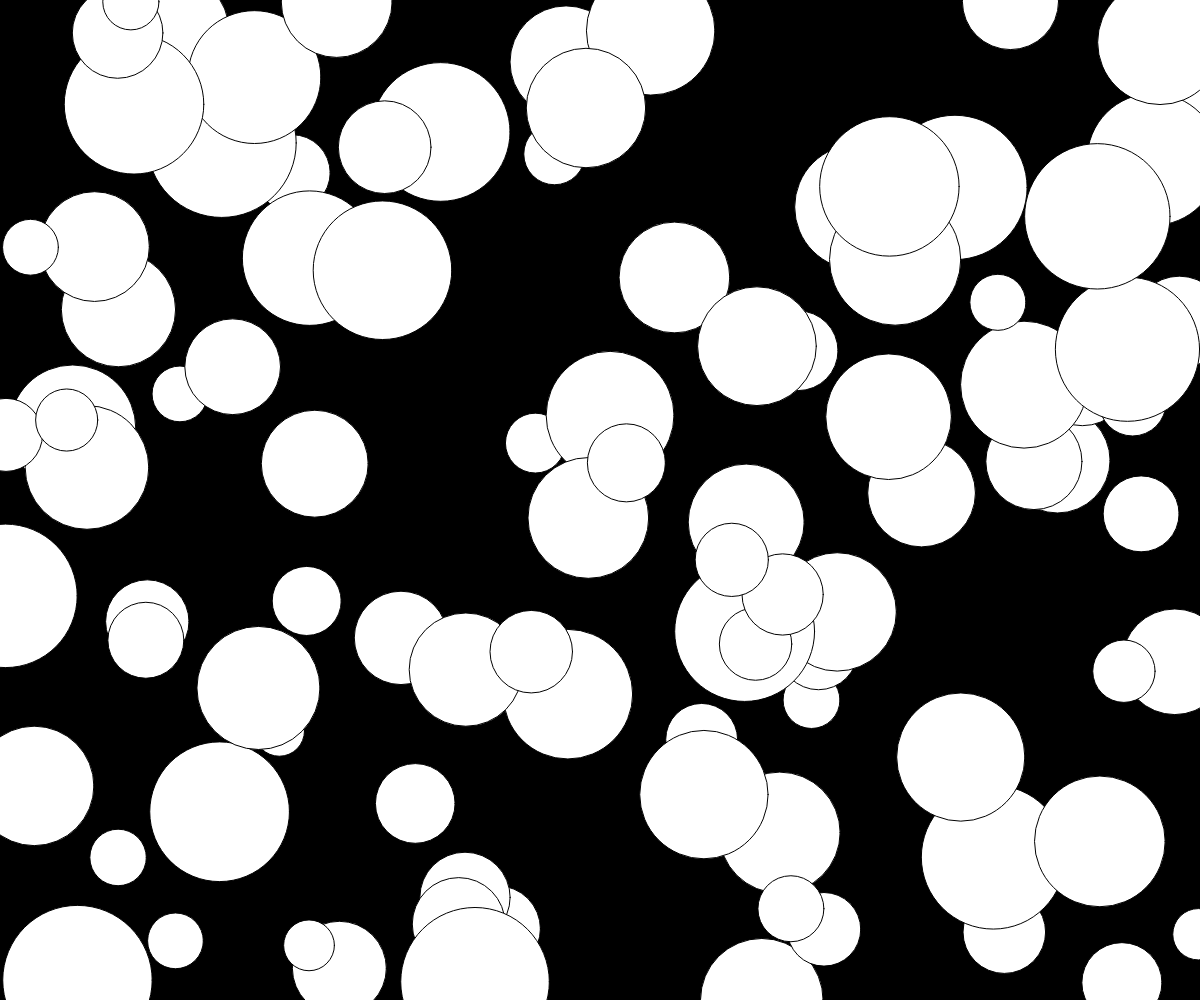
Frame 1 (no input)
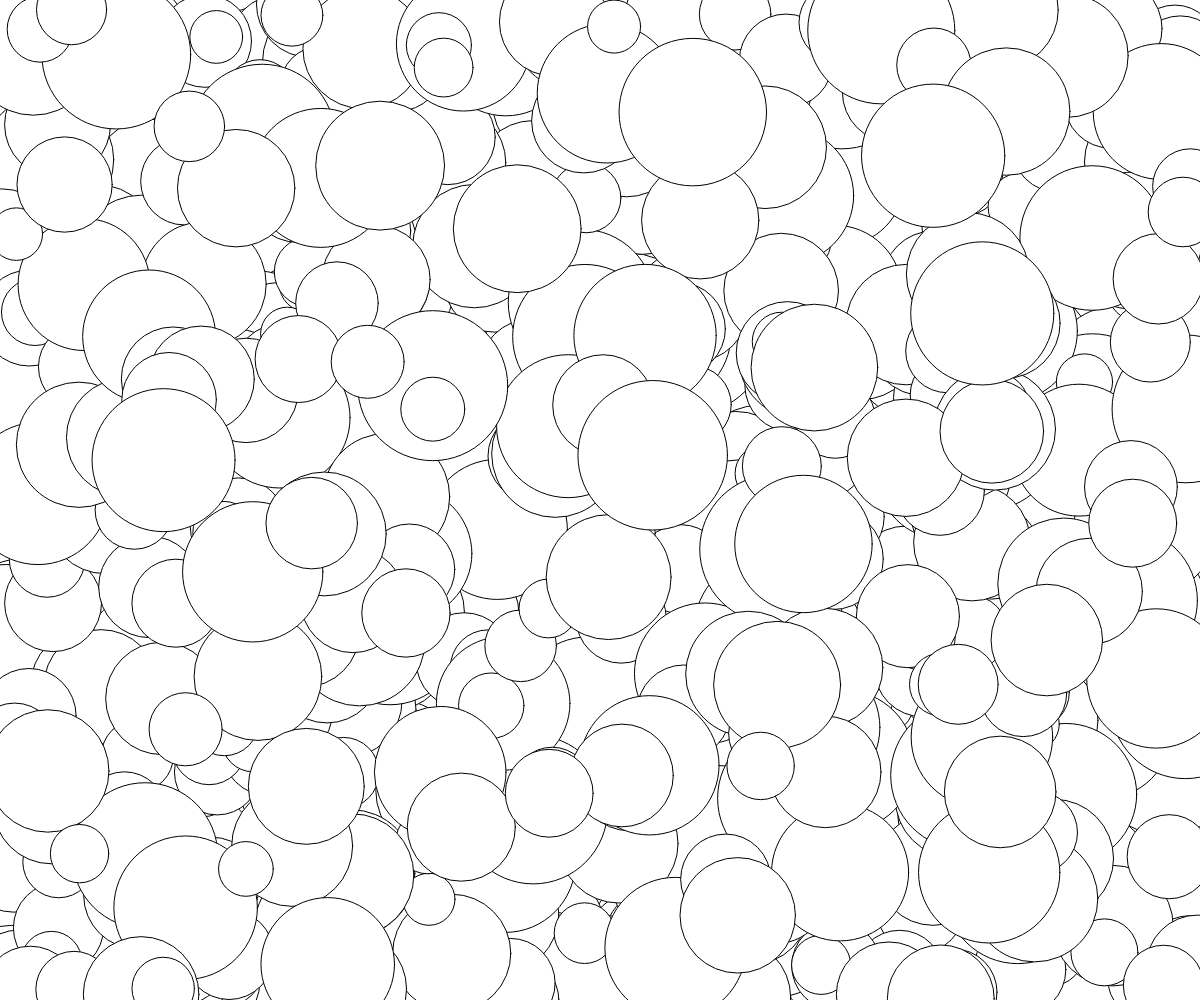
Frame 60 (no input)
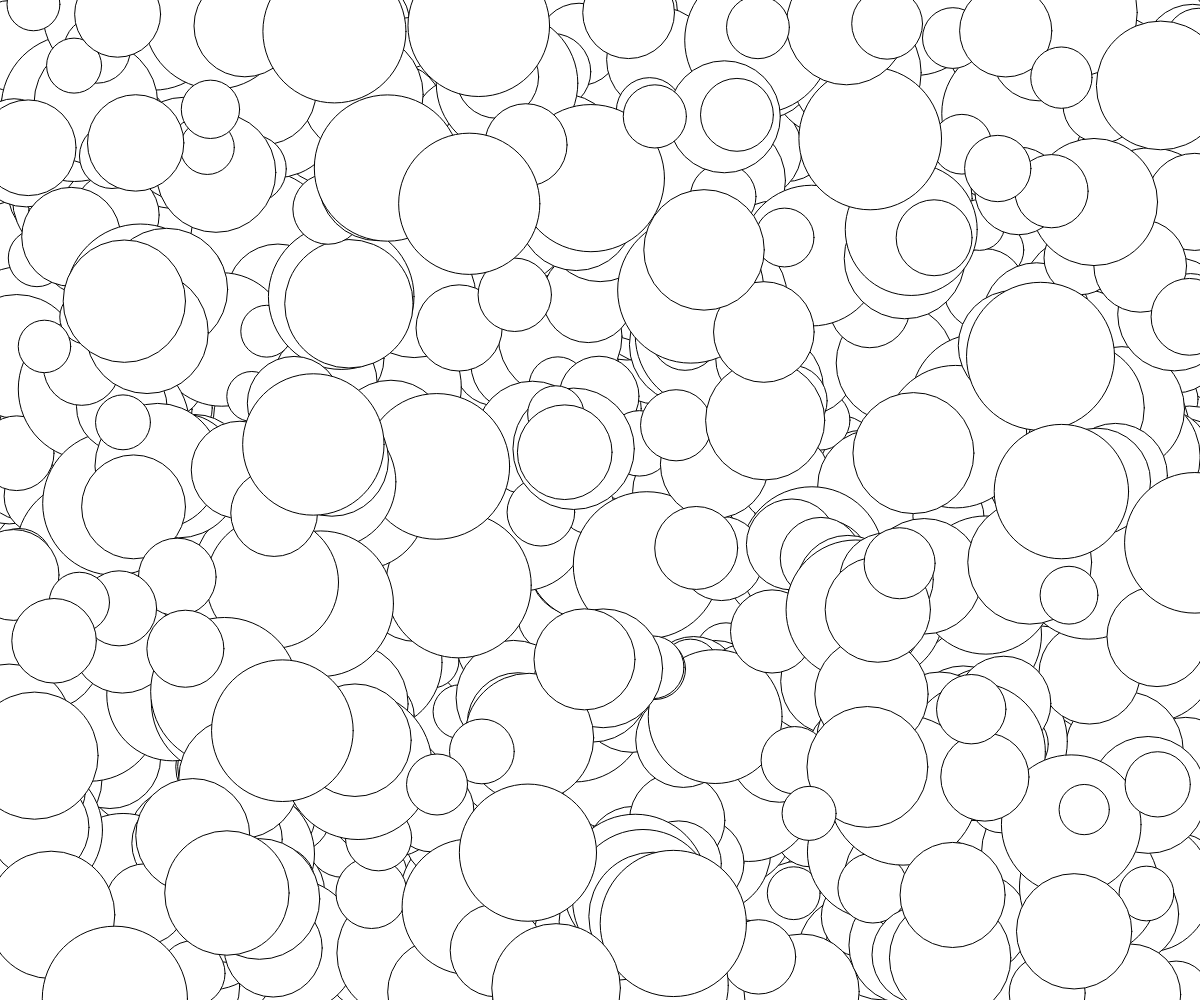
Frame 120 (the mouse pressed at the canvas centre since frame 60)

The p5.js sketch that drew these frames (run headless with seeded random() and noise() and a simulated clock; from frame 60 on, the mouse is pressed at the canvas centre):

// p5.js sketch
// ── sketch.js
let btn;
let numOfCircle = 0;
function setup() {
    const canvas = createCanvas(windowWidth,windowHeight);
    canvas.addClass('background');
    background(0);
}

function draw() {
    for (let i = 0; i < 100; i++) {
        circle(random(width),
            random(height), random(50,150));
    }
}

function windowResized() {
    resizeCanvas(windowWidth, windowHeight);
}
// ── style.css
body{
    background: rgb(207, 255, 208);
    color: rgb(83, 0, 0);
}

ul{
    background: rgb(255, 207, 207);
    color: rgb(9, 49, 0);
}

img{
    border-radius: 10px;
}

video{
    border-radius: 10px;
}

.rounded{
    border-radius: 10px;
}

.item{
    font-family: 'Gill Sans', 'Gill Sans MT', Calibri, 'Trebuchet MS', sans-serif;
}

#first-item{
    font-family: 'Franklin Gothic Medium', 'Arial Narrow', Arial, sans-serif;
    font-style: italic;
}

.item.second-item{
    font-family: Georgia, 'Times New Roman', Times, serif;
}

.my-button{
    background: red;
}

.background{
    position: absolute;
    top: 0;
    left: 0;
    z-index: -1;
}
